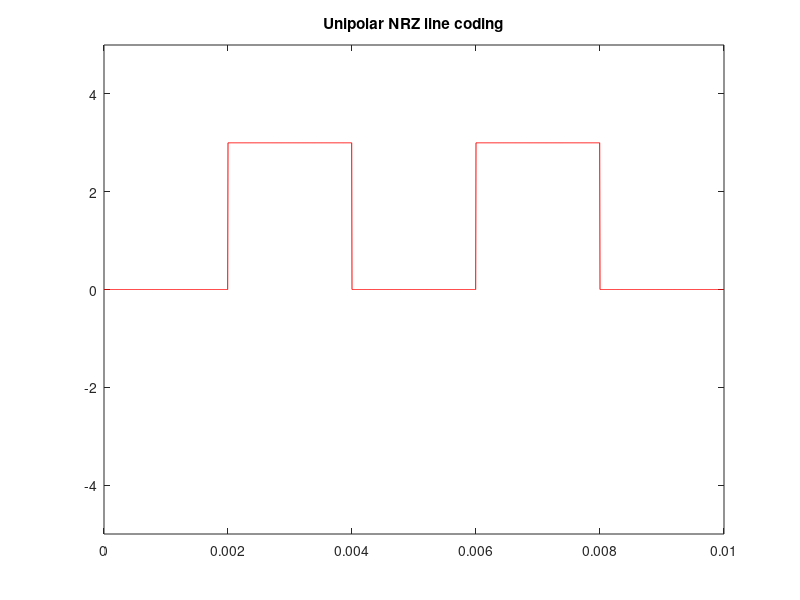

Write the MATLAB code that produced this figure.
clc;
clear;
%bits=[0 1 0 0 1 0 1 0];
bits = randi([0, 1], 1,10);

bitrate = 1000;
T = length(bits)/bitrate;
n = 200;
N = n*length(bits);
dt = T/N;
t = 0:dt:T;
x = zeros(1,length(t));

for i = 0:length(bits)-1
  if bits(i+1) == 1
    x(i*n+1:(i+1)*n) = 1*3;
  else
    x(i*n+1:(i+1)*n) = 0*3;
  end
end

plot(t,x,'r-');
axis([0 length(bits)/bitrate -5 5]);
title('Unipolar NRZ line coding');


origin_bits = zeros(1, round(length(x) / n));

for i = 1:length(x) / n
    origin_bits(i) = x(i * n) / 3;
end

for i = 1:length(x) / n
    count = 0;
    for j = 1:n
        if(x(((i-1) * n) + j) == 3)
            count = count + 1;
        end
    end
    if(count < n)
        origin_bits(i) = 0;
    else 
        origin_bits(i) = 1;
    end
end

disp("Randomly generated bits: ");
disp(bits);
disp("Bits retained from signal x: ");
disp(origin_bits);


